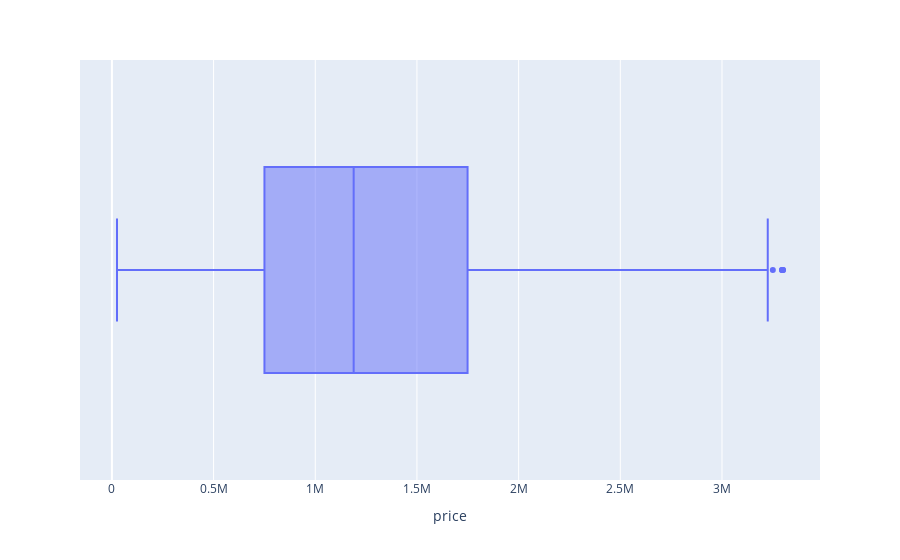

The notebook cell saved with this chart:
### Code cell
fig = px.box(df, x=df['price'])
fig.show()

### Figure 1 — Plotly figure (JSON) as saved in the notebook; plotly's stock layout.template omitted (floating-point values rounded to 4 significant figures; data arrays with more than 128 entries replaced by an {"elided": "..."} marker saying what was removed)
{"data": [{"alignmentgroup": "True", "hovertemplate": "price=%{x}<extra></extra>", "legendgroup": "", "marker": {"color": "#636efa"}, "name": "", "notched": false, "offsetgroup": "", "orientation": "h", "showlegend": false, "type": "box", "x": {"elided": "781 int values"}, "x0": " ", "xaxis": "x", "y0": " ", "yaxis": "y"}], "layout": {"boxmode": "group", "legend": {"tracegroupgap": 0}, "margin": {"t": 60}, "xaxis": {"anchor": "y", "domain": [0, 1], "title": {"text": "price"}}, "yaxis": {"anchor": "x", "domain": [0, 1]}}}
